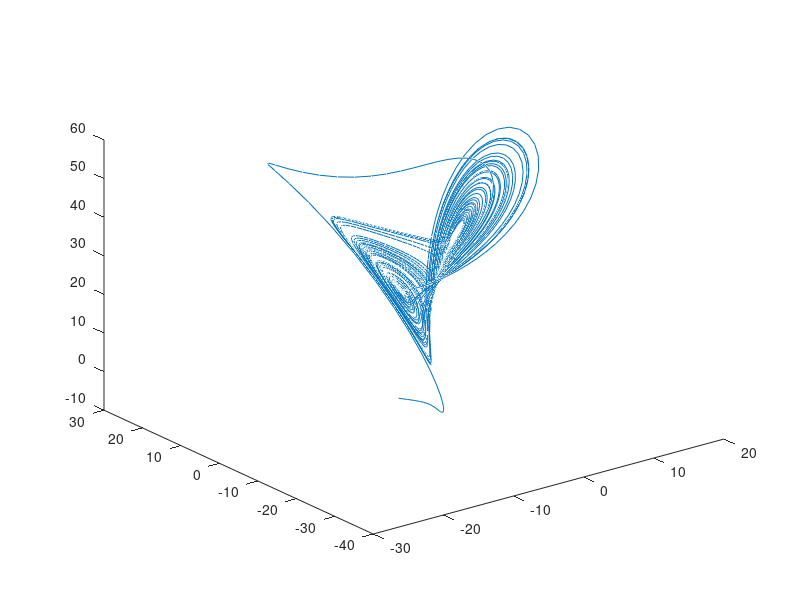

MATLAB code for this plot:
%% Plotting the Lorenz Attractor

clear all

Sigma = 10;
Beta = 8/3;
p = 28;

x = randi([-10 10],1);
y = randi([-10 10],1);
z = randi([-10 10],1);


for t=1:5000,
  
    xt = x+ (.01*(Sigma*(y-x)));
    yt= y+  (.01*(x* (p-z)-y)); 
    zt = z+ (.01*( (x*y)-Beta*z));
    
    x = xt;
    y=yt;
    z=zt;
    
    allx(t) = xt;
    ally(t) = yt;
    allz(t) = zt;
    
end

plot3 (allx,ally,allz);